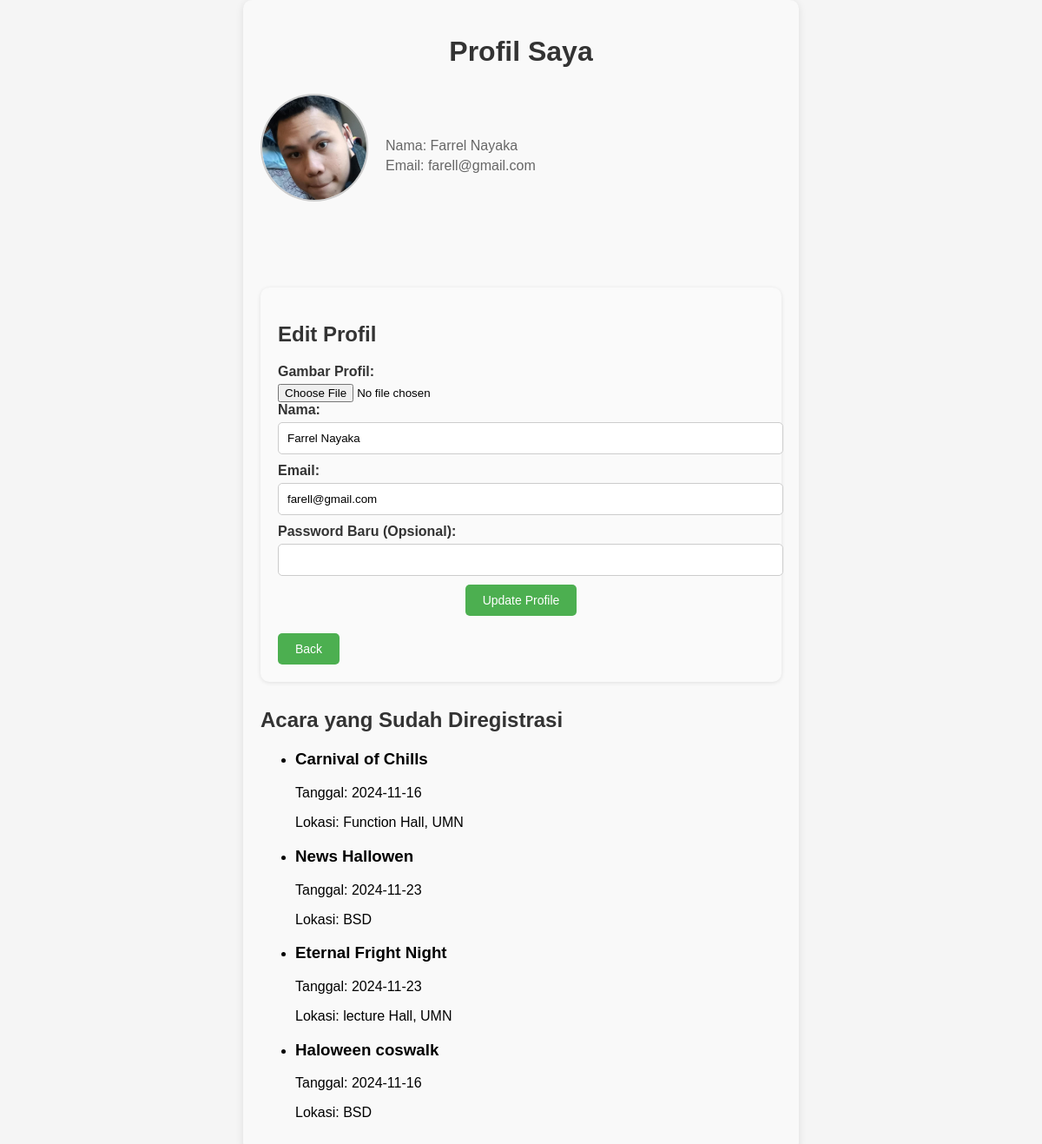
The page /user/profile.php (signed in) on the database its author committed.
### tables this page shows
CREATE TABLE `users` (
  `id` int(11) NOT NULL,
  `name` varchar(255) NOT NULL,
  `email` varchar(255) NOT NULL,
  `profile_image` varchar(255) DEFAULT NULL,
  `password` varchar(255) NOT NULL,
  `created_at` timestamp NOT NULL DEFAULT current_timestamp(),
  `role` enum('admin','user') DEFAULT 'user'
);

CREATE TABLE `events` (
  `id` int(11) NOT NULL,
  `event_name` varchar(255) NOT NULL,
  `description` text NOT NULL,
  `event_date` date NOT NULL,
  `location` varchar(255) NOT NULL,
  `category` varchar(100) DEFAULT NULL,
  `event_status` enum('open','closed','canceled') DEFAULT 'open',
  `created_at` timestamp NOT NULL DEFAULT current_timestamp(),
  `max_participants` int(11) NOT NULL,
  `event_time` time NOT NULL,
  `image` varchar(255) NOT NULL,
  `banner` varchar(255) NOT NULL,
  `status` enum('open','closed','canceled') DEFAULT 'open',
  `image_url` varchar(255) DEFAULT NULL,
  `user_id` int(11) NOT NULL,
  `event_image` varchar(255) DEFAULT NULL,
  `event_banner` varchar(255) DEFAULT NULL,
  `capacity` int(11) NOT NULL DEFAULT 0,
  `current_registrants` int(11) NOT NULL DEFAULT 0
);

### includes/functions.php (called while the page is built, shortened)
<?php
function prepare_query($conn, $query, $params = null) {
    $stmt = $conn->prepare($query);
    if ($params) {
        $stmt->bind_param(...$params);
    }
    $stmt->execute();
    return $stmt->get_result();
}
?>

### user/profile.php (the view, shortened to what this page needs)
<?php
include __DIR__ . '/../includes/db.php';
include __DIR__ . '/../includes/functions.php';
$user_id = $_SESSION['user_id'];
$query = "SELECT * FROM users WHERE id = ?";
$result = prepare_query($conn, $query, ['i', $user_id]);
if ($result && $result->num_rows > 0) {
    $user = $result->fetch_assoc();
} else {
    die('User not found or query failed.');
}
$event_query = "SELECT events.event_name, events.event_date, events.location
                FROM registrations
                INNER JOIN events ON registrations.event_id = events.id
                WHERE registrations.user_id = ?";
$event_result = prepare_query($conn, $event_query, ['i', $user_id]);
?>
<!DOCTYPE html>
<html lang="en">
<head>
    <link rel="stylesheet" href="/project/assets/css/profile-style.css">
</head>
<body>
    <div class="profile-container">
        <h1>Profil Saya</h1>
        <div class="profile-info">
            <div class="profile-image">
                <img src="uploads-profile/<?php echo htmlspecialchars($user['profile_image'] ?? 'default-avatar.png'); ?>" alt="Profile Image" id="currentProfileImage" onerror="this.onerror=null; this.src='default-avatar.png';">
            </div>
            <div class="profile-details">
                <p>Nama: <span id="profileName"><?php echo htmlspecialchars($user['name']); ?></span></p>
                <p>Email: <span id="profileEmail"><?php echo htmlspecialchars($user['email']); ?></span></p>
            </div>
        </div>
        <div id="responseMessage" class="notification"></div>
        <div class="edit-profile-form">
            <h2>Edit Profil</h2>
            <form id="editProfileForm" method="POST" enctype="multipart/form-data">
                <label for="profile_image">Gambar Profil:</label>
                <input type="file" id="profile_image" name="profile_image" accept="image/*"><br>
                <label for="name">Nama:</label>
                <input type="text" id="name" name="name" value="<?php echo htmlspecialchars($user['name']); ?>" required><br>
                <label for="email">Email:</label>
                <input type="email" id="email" name="email" value="<?php echo htmlspecialchars($user['email']); ?>" required><br>
                <label for="password">Password Baru (Opsional):</label>
                <input type="password" id="password" name="password"><br>
                <button type="submit">Update Profile</button>
            </form>
            <button class="btn-back" onclick="window.location.href = document.referrer;">Back</button>
        </div>
        <div class="registered-events">
            <h2>Acara yang Sudah Diregistrasi</h2>
            <?php if ($event_result->num_rows > 0): ?>
                <ul>
                    <?php while ($event = $event_result->fetch_assoc()): ?>
                        <li>
                            <h3><?php echo htmlspecialchars($event['event_name']); ?></h3>
                            <p>Tanggal: <?php echo htmlspecialchars($event['event_date']); ?></p>
                            <p>Lokasi: <?php echo htmlspecialchars($event['location']); ?></p>
                        </li>
                    <?php endwhile; ?>
                </ul>
            <?php else: ?>
                <p>Belum ada event yang diregistrasi.</p>
            <?php endif; ?>
        </div>
    </div>
</body>
</html>

### assets/css/profile-style.css (style rules this page uses)
body { font-family: 'Arial', sans-serif; background-color: #f5f5f5; margin: 0; padding: 0; }
.profile-container { width: 100%; max-width: 800px; margin: 50px auto; padding: 20px; background-color: #fff; border-radius: 10px; box-shadow: 0 2px 10px rgba(0, 0, 0, 0.1); }
h1 { text-align: center; color: #333; margin-bottom: 30px; }
.profile-info { display: flex; align-items: center; justify-content: space-between; margin-bottom: 40px; }
.profile-image img { width: 120px; height: 120px; border-radius: 50%; border: 2px solid #ddd; object-fit: cover; }
.profile-details { flex-grow: 1; padding-left: 20px; }
.profile-details p { font-size: 18px; color: #666; margin: 10px 0; }
h2 { font-size: 24px; color: #333; margin-bottom: 20px; }
.edit-profile-form { padding: 20px; background-color: #fafafa; border-radius: 10px; box-shadow: 0 1px 5px rgba(0, 0, 0, 0.1); }
.edit-profile-form label { font-size: 16px; color: #333; margin-bottom: 8px; display: block; }
.btn-back { padding: 5px 10px; font-size: 12px; background-color: #f0f0f0; border: 1px solid #ccc; border-radius: 5px; cursor: pointer; transition: background-color 0.3s ease; }
.profile-container { max-width: 600px; margin: 0 auto; padding: 20px; background-color: #f9f9f9; border-radius: 10px; box-shadow: 0 2px 10px rgba(0, 0, 0, 0.1); }
.profile-image img { max-width: 150px; border-radius: 50%; border: 2px solid #ccc; margin-bottom: 15px; }
.profile-details p { font-size: 16px; margin: 5px 0; }
.edit-profile-form { margin-top: 20px; }
.edit-profile-form label { display: block; margin-bottom: 5px; font-weight: bold; }
.edit-profile-form input[type="text"], .edit-profile-form input[type="email"], .edit-profile-form input[type="password"] { width: 100%; padding: 10px; margin-bottom: 10px; border: 1px solid #ccc; border-radius: 5px; }
.edit-profile-form button { padding: 10px 20px; background-color: #4CAF50; color: white; border: none; border-radius: 5px; cursor: pointer; font-size: 14px; transition: background-color 0.3s ease; }
.edit-profile-form button[type="submit"] { padding: 10px 20px; background-color: #4CAF50; color: white; border: none; border-radius: 5px; cursor: pointer; font-size: 14px; transition: background-color 0.3s ease; margin-bottom: 20px; display: block; margin-left: auto; margin-right: auto; text-align: center; }
#responseMessage { font-size: 16px; text-align: center; margin-top: 15px; }
.notification { margin: 10px 0; padding: 10px; border-radius: 5px; font-weight: bold; text-align: center; }
.registered-events { margin-top: 30px; }
.registered-events h2 { font-size: 1.5em; margin-bottom: 20px; }

### rows shown on the page
users: profile_image (picture), name "Farrel Nayaka", email "farell@gmail.com"
events: event_name "Carnival of Chills", event_date "2024-11-16", location "Function Hall, UMN"
events: event_name "News Hallowen", event_date "2024-11-23", location "BSD"
events: event_name "Eternal Fright Night", event_date "2024-11-23", location "lecture Hall, UMN"
events: event_name "Haloween coswalk", event_date "2024-11-16", location "BSD"
